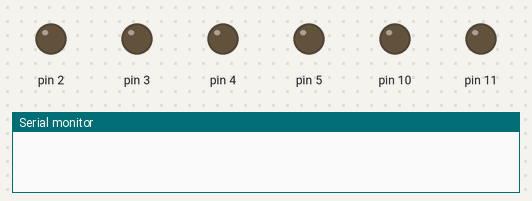
Bench run of a sketch on a simulated Arduino Uno, built with avr-gcc and run on an emulated ATmega328P. Parts: output pins drawn as LEDs (lit = HIGH), the last lines printed to the serial monitor. Pins used as bus, display or sensor lines are not drawn.

Above: at 0.1 s.
At 1.1 s:
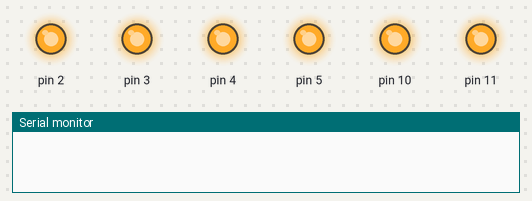
Timing chart, 0 to 2.6 s (numbered marks = the images above):
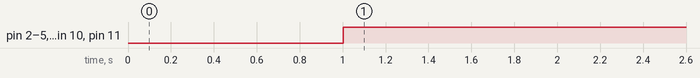

Measured:
- by itself, pin 2–5, pin 10, pin 11: LOW → HIGH at 1.0 s

The sketch:

ttttt_edited.ino
```cpp
#include <TimeLib.h>
unsigned char l1=2;
unsigned char l2=3;
unsigned char l3=4;
unsigned char l4=5;
unsigned char l5=6;
unsigned char l6=7;
unsigned char l7=8;
unsigned char l8=9;
unsigned char l9=10;
unsigned char l10=11;
unsigned char l11=12;
unsigned char l12=13;
unsigned char l13=A0;
unsigned char l14=A1;
void setup()  {
  Serial.begin(9600);
  pinMode(2,OUTPUT);
  pinMode(3,OUTPUT);
  pinMode(4,OUTPUT);
  pinMode(5,OUTPUT);
  pinMode(6,OUTPUT);
  pinMode(7,OUTPUT);
  pinMode(8,OUTPUT);
  pinMode(9,OUTPUT);
  pinMode(10,OUTPUT);
  pinMode(11,OUTPUT);
  pinMode(12,OUTPUT);
  pinMode(13,OUTPUT);
  pinMode(A0,OUTPUT);
  pinMode(A1,OUTPUT);

  setTime(11,30,30,12,02,2016);
}

void loop(){
     now();
  byte sec=second();
  byte mini=minute();
  byte hr=hour();
  float delaytimes=0.63*sec;
  float dtimem=0.63*mini;
  float dtimehr=0.63*hr;
 //Serial.print(sec);
    Serial.println(" ");
   //Serial.print();
    delay(1000);

    seconds_display();
    delayMicroseconds(delaytimes);
    minuites_display();
    delayMicroseconds(dtimem);
    hr_display();
    delayMicroseconds(dtimehr);
}

void hr_display()
{
  digitalWrite(2,HIGH);
   digitalWrite(3,HIGH);
    digitalWrite(4,HIGH);
     digitalWrite(5,HIGH);
      digitalWrite(10,HIGH);
       digitalWrite(11,HIGH);
 digitalWrite(6,LOW);
 digitalWrite(7,LOW);
 digitalWrite(8,LOW);
 digitalWrite(9,LOW);
 digitalWrite(12,LOW);
 digitalWrite(13,LOW);
 digitalWrite(A0,LOW);
 digitalWrite(A1,LOW);
    }
void minuites_display()
{
 digitalWrite(2,HIGH);
   digitalWrite(3,HIGH);
    digitalWrite(4,HIGH);
     digitalWrite(5,HIGH);
      digitalWrite(6,HIGH);
       digitalWrite(7,HIGH);
       digitalWrite(12,HIGH);
      digitalWrite(13,HIGH);
 digitalWrite(10,LOW);
 digitalWrite(11,LOW);
 digitalWrite(A0,LOW);
 digitalWrite(A1,LOW);
}
void seconds_display()
{
digitalWrite(2,HIGH);
   digitalWrite(3,HIGH);
    digitalWrite(4,HIGH);
     digitalWrite(5,HIGH);
     digitalWrite(6,HIGH);
       digitalWrite(7,HIGH);
        digitalWrite(8,HIGH);
        digitalWrite(9,HIGH);
        digitalWrite(A0,HIGH);
        digitalWrite(A1,HIGH);
digitalWrite(10,LOW);
digitalWrite(11,LOW);
digitalWrite(12,LOW);
digitalWrite(13,LOW);
}
```
